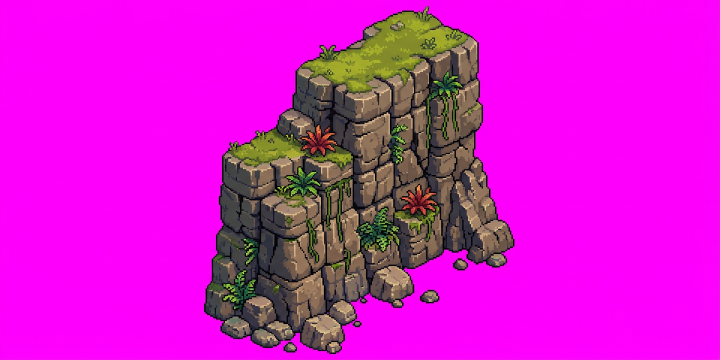
#> input picture assets/source-art/praia-relevo/falesia-alta.png, 1440 x 720 px, found by its file name (shown at 1/2 size)
$ python preparar-relevo-praia.py
#> lines starting #> are read from the running program, lines starting #| are printed output that depends on the picture; after the words box and inside, x2 and y2 are one past the last pixel; in counts of white or black regions, pixels touching at a corner belong together
#!/usr/bin/env python3
"""Prepara o RELEVO da praia (falésias, pilares, cascatas, arco, ilhota).

Uso (na raiz do projeto):
    python tools/preparar-relevo-praia.py

Fontes: assets/source-art/praia-relevo/*.png — arte gerada sobre fundo
magenta puro (#FF00FF), uma peça (ou uma fileira de variações) por arquivo.
O magenta só existe nas fontes; o jogo recebe PNG com alpha real.

Para cada peça o script:
  1. troca o magenta por transparência e limpa a franja rosada da borda;
  2. separa variações que vieram na mesma imagem (os três pilares);
  3. mede a BASE: nas falésias em faixa, a reta do pé da parede (2:1); nos
     pilares e rochas, o canto da frente (ponto mais baixo). É daí que sai o
     pivô, para a peça assentar no tile certo sem `ajusteY` no olho;
  4. para as cascatas, extrai a máscara da ÁGUA (`*-agua.png`): é ela que o
     jogo anima por cima da arte parada;
  5. reduz para ~1,7x o tamanho de tela (sobra para o zoom) e salva em
     assets/sprites/praia/relevo/.

Por fim escreve `js/data/relevo-praia-medidas.js` com largura, altura e pivôs
medidos. O mapa usa esse arquivo — nenhum número de arte é digitado à mão.
Dependências: Pillow, NumPy, SciPy.
"""
import json
import numpy as np
from PIL import Image
from scipy import ndimage as ndi

FONTE = 'assets/source-art/praia-relevo/'
SAIDA = 'assets/sprites/praia/relevo/'
MEDIDAS = 'js/data/relevo-praia-medidas.js'


def chave_magenta(im, limiar=70):
    a = np.asarray(im.convert('RGB')).astype(np.int32)
    r, g, b = a[..., 0], a[..., 1], a[..., 2]
    m = np.minimum(r, b) - g                      # "quanto de magenta" tem o pixel
    fundo = (m > limiar) & (r > 140) & (b > 140)
    alpha = np.where(fundo, 0, 255).astype(np.uint8)
    for _ in range(2):                            # franja de até 2 px
        opaco = alpha > 0
        miolo = ndi.binary_erosion(opaco, structure=np.ones((3, 3)), border_value=0)
        alpha[(opaco & ~miolo) & (m > 22) & (r > 100) & (b > 100)] = 0
    rr, bb = r.copy(), b.copy()                   # despill do que sobrou
    tinto = (alpha > 0) & (m > 8)
    rr[tinto] = np.minimum(r[tinto], g[tinto] + 8)
    bb[tinto] = np.minimum(b[tinto], g[tinto] + 8)
    return Image.fromarray(np.dstack([rr, g, bb, alpha]).astype(np.uint8), 'RGBA')


def separar(im, min_area=3000, dilata=9):
    a = np.asarray(im)
    opaco = a[..., 3] > 0
    lab, n = ndi.label(ndi.binary_dilation(opaco, structure=np.ones((dilata, dilata))))
    partes = []
    for i in range(1, n + 1):
        mask = (lab == i) & opaco
        if mask.sum() < min_area:
            continue
        ys, xs = np.nonzero(mask)
        b = a.copy()
        b[..., 3] = np.where(mask, a[..., 3], 0)
        partes.append((xs.min(), Image.fromarray(b, 'RGBA').crop((xs.min(), ys.min(), xs.max() + 1, ys.max() + 1))))
    partes.sort(key=lambda p: p[0])
    return [p for _, p in partes]


def unir_soltos(im, min_area=3000, dilata=9):
    """Peça única: mantém o corpo e os pedregulhos soltos em volta dele."""
    return im.crop(im.getbbox())


def base_reta(im, ini=.12, fim=.88):
    """Reta do pé da parede: y = k*x + c, medida no contorno inferior."""
    a = np.asarray(im)[..., 3] > 0
    xs, ys = [], []
    for x in range(a.shape[1]):
        col = np.nonzero(a[:, x])[0]
        if len(col):
            xs.append(x); ys.append(col.max())
    xs, ys = np.array(xs), np.array(ys)
    sel = (xs > im.width * ini) & (xs < im.width * fim)
    k, c = np.polyfit(xs[sel], ys[sel], 1)
    return float(k), float(c)


def canto_frente(im):
    """Ponto mais baixo da peça (canto da frente do losango de base)."""
    a = np.asarray(im)[..., 3] > 0
    ys, xs = np.nonzero(a)
    ymax = ys.max()
    perto = xs[ys >= ymax - 3]
    return float(np.median(perto)), float(ymax)


def mascara_agua(im):
    """Água da cascata: ciano/turquesa claro e a espuma branca colada nela."""
    a = np.asarray(im).astype(np.int32)
    r, g, b, al = a[..., 0], a[..., 1], a[..., 2], a[..., 3]
    ciano = (al > 0) & (g > 150) & (b > 160) & (r < 150) & (b - r > 60)
    claro = (al > 0) & (r > 200) & (g > 225) & (b > 225)
    perto = ndi.binary_dilation(ciano, structure=np.ones((9, 9)))
    agua = ciano | (claro & perto)
    agua = ndi.binary_opening(agua, structure=np.ones((2, 2)))
    lab, n = ndi.label(ndi.binary_dilation(agua, structure=np.ones((5, 5))))
    if n > 1:                                      # só a queda principal
        tam = ndi.sum(agua, lab, range(1, n + 1))
        agua &= np.isin(lab, [i + 1 for i, t in enumerate(tam) if t > tam.max() * .12])
    m = np.zeros(a.shape[:2] + (4,), np.uint8)
    m[..., :3] = 255
    m[..., 3] = np.where(agua, 255, 0)
    return Image.fromarray(m, 'RGBA')


def reduzir(im, largura, filtro=Image.Resampling.LANCZOS):
    h = round(im.height * largura / im.width)
    return im.resize((largura, h), filtro)


def moldura(im, margem=4):
    out = Image.new('RGBA', (im.width + 2 * margem, im.height + 2 * margem))
    out.alpha_composite(im, (margem, margem))
    return out


# nome de saída, arquivo-fonte, índice da variação (ou None), largura final,
# tipo de base ('reta' = parede em faixa, 'canto' = pilar/rocha), cascata?
PECAS = [
    ('falesia-alta',       'falesia-alta.png',       None, 440, 'reta',  False),
    ('falesia-selva',      'falesia-selva.png',      None, 460, 'reta',  False),
    ('falesia-muro',       'falesia-muro-baixo.png', None, 520, 'reta',  False),
    ('pilar-samambaias',   'pilares-palmeiras.png',  0,    230, 'canto', False),
    ('pilar-palmeiras-a',  'pilares-palmeiras.png',  1,    250, 'canto', False),
    ('pilar-palmeiras-b',  'pilares-palmeiras.png',  2,    250, 'canto', False),
    ('pilar-cascata',      'pilar-cascata.png',      None, 200, 'canto', True),
    ('macico-cascata',     'macico-cascata.png',     None, 700, 'canto', True),
    ('arco-pedra',         'arco-pedra.png',         None, 420, 'reta',  False),
    ('ilhota-palmeiras',   'ilhota-palmeiras.png',   None, 300, 'canto', False),
    ('rochas-mar',         'rochas-mar.png',         None, 200, 'canto', False),
    ('rochedo-pe',         'rochedo-pe.png',         None, 220, 'canto', False),
]

medidas = {}
cache = {}
for nome, arquivo, indice, largura, base, cascata in PECAS:
    if arquivo not in cache:
        cache[arquivo] = chave_magenta(Image.open(FONTE + arquivo))
#> in chave_magenta, `fundo = (m > limiar) & (r > 140) & (b > 140)`:
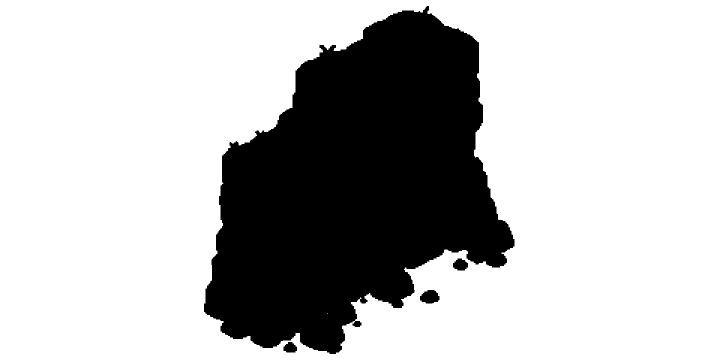
#> fundo: shape (720, 1440) bool (shown at 1/2 size); 73.8% white; 4 black regions, box (x1, y1, x2, y2) and area: (408, 12, 1029, 708) 269733, (840, 580, 879, 607) 802, (906, 517, 936, 541) 541, (567, 684, 594, 705) 432
#> after the loop in chave_magenta, `for _ in range(2):`:
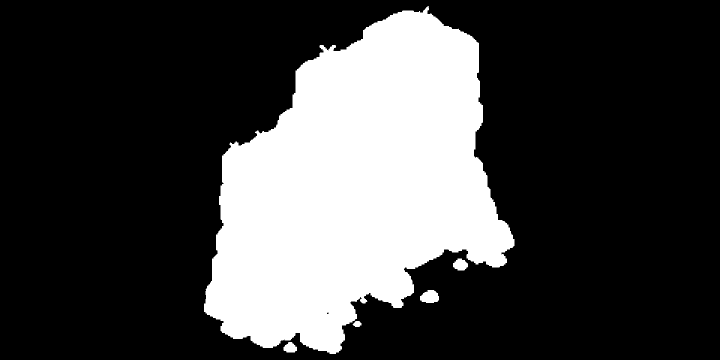
#> alpha: shape (720, 1440) (shown at 1/2 size); 26.1% white; 5 white regions, box (x1, y1, x2, y2) and area: (408, 12, 1029, 708) 269075, (840, 580, 878, 606) 768, (906, 517, 936, 541) 533, (567, 684, 594, 705) 420, (705, 642, 723, 654) 157
#> in chave_magenta, `tinto = (alpha > 0) & (m > 8)`: tinto: shape (720, 1440) bool; 0.69% white in thin lines or dots, all inside (x1, y1, x2, y2) = (408, 12, 1029, 708)
#> in chave_magenta, `rr[tinto] = np.minimum(r[tinto], g[tinto] + 8)`:
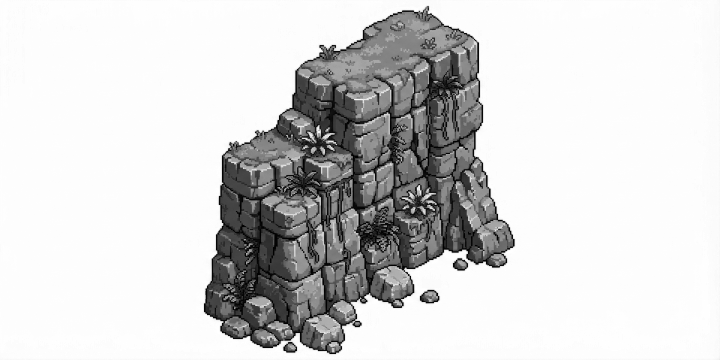
#> rr: shape (720, 1440) int32 (shown at 1/2 size); min 0, max 255, mean 211.8
#> in chave_magenta, `bb[tinto] = np.minimum(b[tinto], g[tinto] + 8)`:
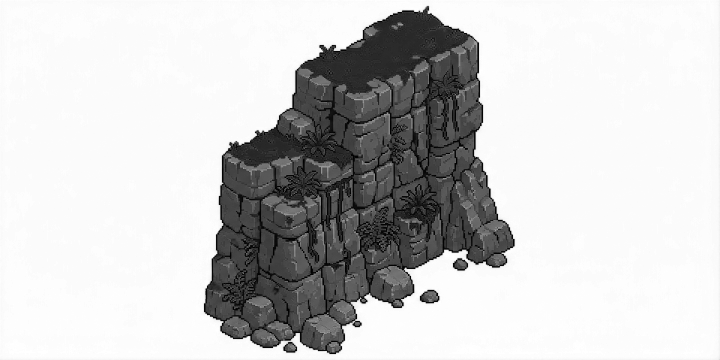
#> bb: shape (720, 1440) int32 (shown at 1/2 size); min 0, max 255, mean 202.6
    limpo = cache[arquivo]
    peca = separar(limpo)[indice] if indice is not None else unir_soltos(limpo)

    agua = mascara_agua(peca) if cascata else None
    final = reduzir(peca, largura)
#> in reduzir, `return im.resize((largura, h), filtro)`:
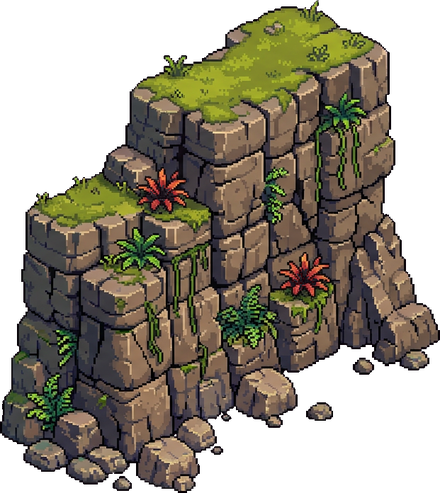
#> returned value: PIL image 440x493 RGBA; mean R, G, B, A 60.8, 54.8, 40.9, 159.9; transparent parts drawn white
    if base == 'reta':
        k, c = base_reta(final)
#> in base_reta, `a = np.asarray(im)[..., 3] > 0`:
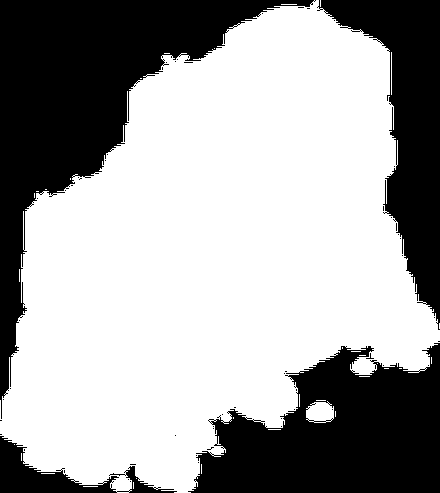
#> a: shape (493, 440) bool; 64.1% white; 57 black regions (53 under 20 px), largest, box (x1, y1, x2, y2) and area: (0, 0, 316, 419) 34242, (188, 343, 440, 493) 24715, (317, 0, 440, 330) 15727, (0, 436, 177, 493) 3096
#> after the loop in base_reta, `for x in range(a.shape[1]):`: xs = 440 values from 0 to 439; ys = 440 values, max 492 at index 117, min 342 at index 438, mean 434.2
#> in base_reta, `k, c = np.polyfit(xs[sel], ys[sel], 1)`: k = -0.419; c = 533.6
#> k = -0.419; c = 533.6
        px, py = .5, (k * final.width / 2 + c) / final.height
#> px = 0.5; py = 0.895
        info = {'inclinacao': round(k, 3)}
#> info = {'inclinacao': -0.419}
    else:
        cx, cy = canto_frente(final)
        px, py = cx / final.width, cy / final.height
        info = {}

    M = 4
    emoldurado = moldura(final, M)
#> in moldura, `out = Image.new('RGBA', (im.width + 2 * margem, im.height + 2 * margem))`: out: PIL image 448x501 RGBA; every value is 0
#> in moldura, `out.alpha_composite(im, (margem, margem))`:
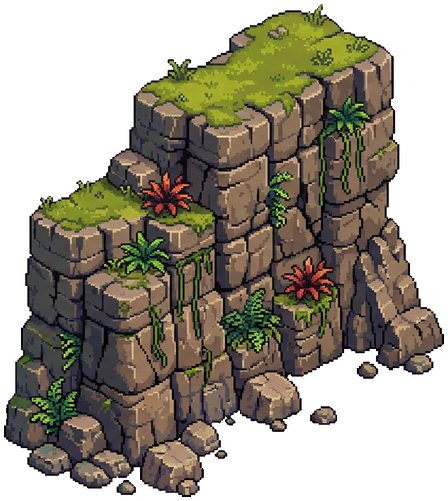
#> out: PIL image 448x501 RGBA; mean R, G, B, A 58.8, 53, 39.5, 154.5; transparent parts drawn white
    emoldurado.save(f'{SAIDA}{nome}.png', optimize=True)
    w, h = emoldurado.size
#> w = 448; h = 501
    medidas[nome] = {
        'w': w, 'h': h,
        # pivôs já no quadro com moldura (é o que o recorte do jogo enxerga:
        # `sprite-clean.js` apara de volta para a caixa visível, sem a moldura).
        'pivotX': round((px * final.width) / final.width, 4),
        'pivotY': round((py * final.height) / final.height, 4),
        **info,
    }
    if agua is not None:
        ag = moldura(reduzir(agua, largura, Image.Resampling.BILINEAR), M)
        ag.save(f'{SAIDA}{nome}-agua.png', optimize=True)
        aa = np.asarray(ag)[..., 3] > 40
        ys, xs = np.nonzero(aa)
        # caixa da água relativa à caixa VISÍVEL da peça (0..1)
        medidas[nome]['agua'] = [
            round((xs.min() - M) / final.width, 4), round((ys.min() - M) / final.height, 4),
            round((xs.max() + 1 - M) / final.width, 4), round((ys.max() + 1 - M) / final.height, 4),
        ]
    print(f'{nome:20s} {w}x{h}  pivô ({medidas[nome]["pivotX"]:.3f}, {medidas[nome]["pivotY"]:.3f}) {info}')
#| falesia-alta         448x501  pivô (0.500, 0.895) {'inclinacao': -0.419}
#> (the run stopped early here; a loop or call above may not have finished)
